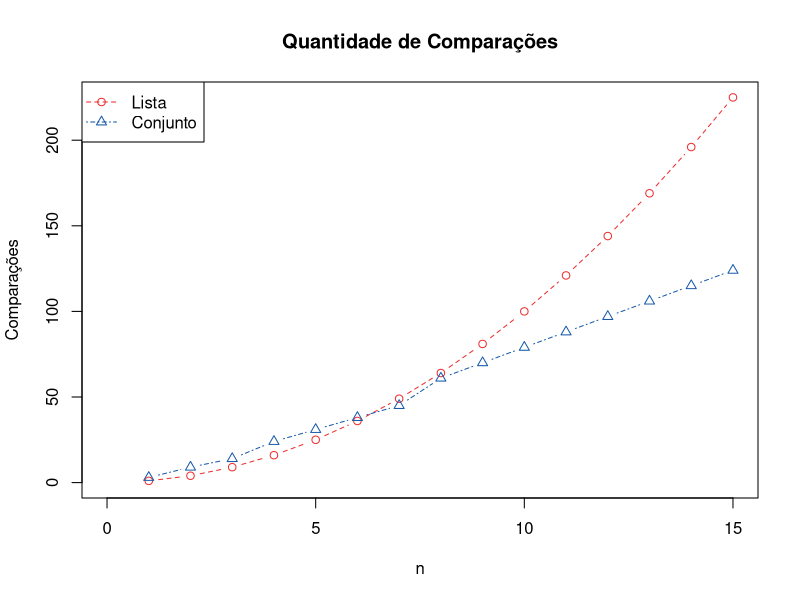

Here is the R script that generated this plot:
library(svglite)

calc_arvore <- function(n) {
    sum(floor(log2(1:n)) + 1) + n * floor(log2(n) + 2)
}

svglite('comparacoes.svg', width = 5, height = 5)
n <- 15
plot(
  c(0, n),
  c(0, n**2),
  type = 'n',
  xlab = 'n',
  ylab = 'Comparações',
  main = 'Quantidade de Comparações'
)
points(
  1:n,
  (1:n) ** 2,
  type = 'b',
  pch = 21,
  lty = 2,
  col = '#ee2e2f'
)
points(
  1:n,
  sapply(1:n, calc_arvore),
  type = 'b',
  pch = 24,
  lty = 4,
  col = '#185aa9'
)
legend(
  'topleft',
  bg = '#ffffff',
  legend = c('Lista', 'Conjunto'),
  pch = c(21, 24),
  lty = c(2, 4),
  col = c('#ee2e2f', '#185aa9')
)
